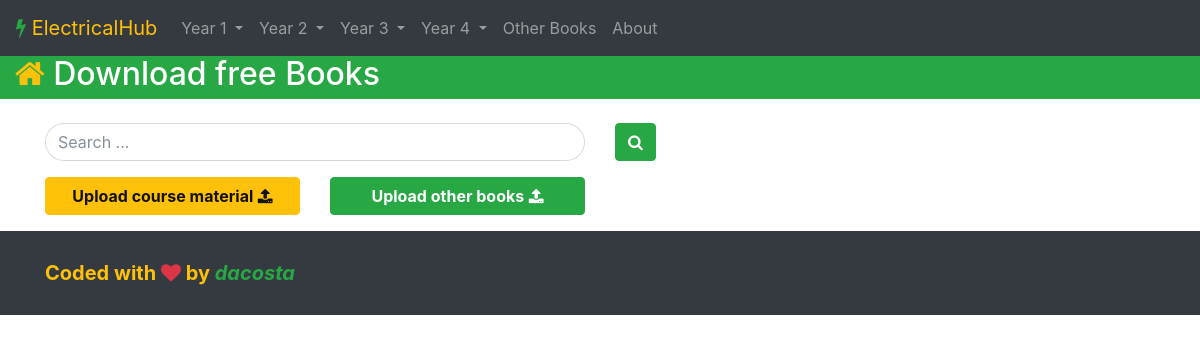
Before: / with the older database file.
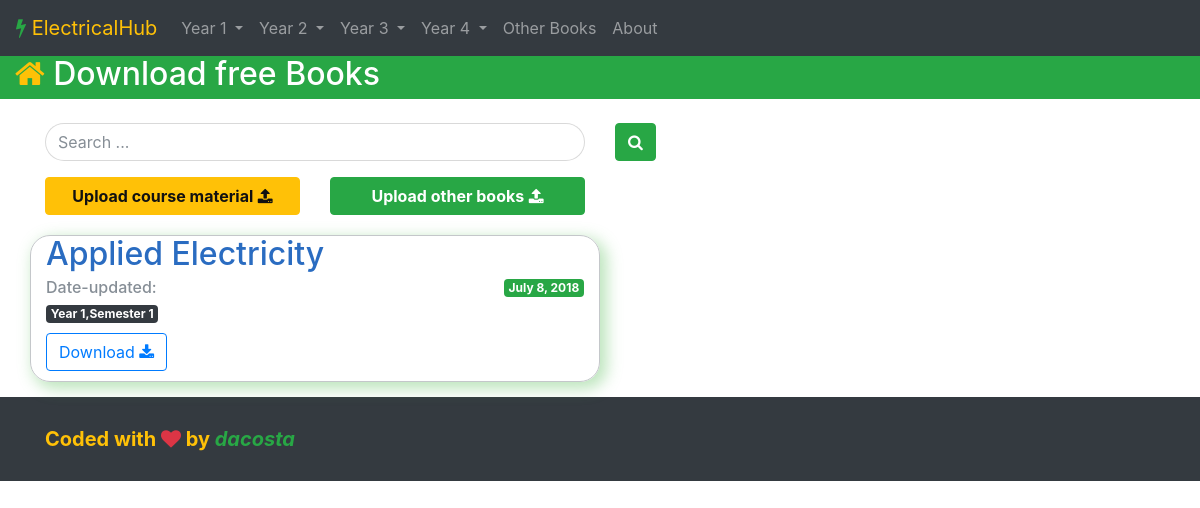
After: the same page with the newer database file.
### book/models.py (models this page shows, shortened)
class Book(models.Model):
	semester = models.ForeignKey(Semester,on_delete=models.CASCADE,related_name='books')
	name = models.CharField(max_length=50)
	date_uploaded = models.DateField(auto_now_add=True)
	file = models.FileField(upload_to='uploads/%Y/%m/%d/',null=True,blank=True)
	class Meta:
		ordering = ('-date_uploaded',)

class Semester(models.Model):
	year = models.ForeignKey(Year,on_delete=models.CASCADE,related_name='sems')
	name = models.CharField(max_length=50)
	cumm_name = models.CharField(max_length=50,null=True,blank=True)

class Year(models.Model):
	name =models.CharField(max_length=100)

### book/views.py (the view)
# urls.py: url(r"^$",views.home,name="home"),
def home(request):
	books = Book.objects.all()
	return render(request,"book/index.html",{"books":books})

### book/context_processors.py (called while the page is built)
def sems(request):
	year1_sems = Year.objects.get(name=1).sems.all()
	year2_sems = Year.objects.get(name=2).sems.all()
	year3_sems = Year.objects.get(name=3).sems.all()
	year4_sems = Year.objects.get(name=4).sems.all()
	return {"year1_sems":year1_sems,
			"year2_sems":year2_sems,
			 "year3_sems":year3_sems,
			 "year4_sems":year4_sems}

### book/templates/book/index.html (shortened to what this page needs)
{% load staticfiles %}
<!DOCTYPE html>
<html lang="en">
<head>
    <link rel="stylesheet" href="{% static "book/css/font-awesome.min.css" %}">
    <link rel="stylesheet" href="{% static "book/css/bootstrap.css" %}">
    <link rel="stylesheet" href="{% static "book/css/style.css" %}">
</head>
<body>
<nav class="navbar navbar-expand-md bg-dark navbar-dark">
  <a class="navbar-brand text-warning" href="{% url "book:home" %}">
      <span class="fa fa-flash text-success"></span>
      ElectricalHub
    </a>
  <div class="collapse navbar-collapse" id="collapsibleNavbar">
    <ul class="navbar-nav">
        <li class="nav-item dropdown">
      <a class="nav-link dropdown-toggle" href="#" id="navbardrop" data-toggle="dropdown">
        Year 1
      </a>
    </li>
            <li class="nav-item dropdown">
      <a class="nav-link dropdown-toggle" href="#" id="navbardrop" data-toggle="dropdown">
        Year 2
      </a>
    </li>
            <li class="nav-item dropdown">
      <a class="nav-link dropdown-toggle" href="#" id="navbardrop" data-toggle="dropdown">
        Year 3
      </a>
    </li>
          <li class="nav-item dropdown">
      <a class="nav-link dropdown-toggle" href="#" id="navbardrop" data-toggle="dropdown">
        Year 4
      </a>
    </li>
        <li class="nav-item">
        <a class="nav-link" href="{% url "book:others" %}">Other Books</a>
      </li>
      <li class="nav-item">
        <a class="nav-link" href="{% url "book:about" %}">About</a>
      </li>
    </ul>
  </div>
</nav>
<header class="bg-success text-white">
	<div class="container-fluid">
		<div class="row">
			<div class="col-md-6"><h2><i class="fa fa-home text-warning"></i> Download free Books</h2></div>
		</div>
	</div>
</header>
<br>
<div class="container">
  <div class="row">
    <div class="col">
      <form action="{% url "book:search" %}" method="get">
        <div class="row">
          <div class="col">
              <div class="form-group">
                <input  class="form-control text-success" id="search_text" placeholder="Search ..." type="text" name="q" value="{{request.GET.q}}">
              </div>
          </div>
          <div class="col" style="margin-left: 0px !important;">
      <button type="submit" class="btn btn-success"><span class="fa fa-search"></span></button>
          </div>
        </div>
      </form>
    </div>
  </div>
</div>
<div class="container">
  <div class="row">
    <div class="col-md-3">
      <a href="#" class="btn btn-warning btn-block" data-toggle="modal" data-target="#myModal"><b>Upload course material</b> <span class="fa fa-upload"></span> </a>
    </div>
        <div class="col-md-3">
      <a href="#" class="btn btn-success btn-block" data-toggle="modal" data-target="#myyModal"><b>Upload other books</b> <span class="fa fa-upload"></span> </a>
    </div>
  </div>
</div>
<div class="container-fluid">
	<div class="container">
		<div class="row">
			<div class="col-md-6">
				<div class="row">
        {% for i in books %}
          <div class="col-md-12 moo">
            <div class="row">
              <div class="col-md-12">
                <h2 class="book-heading">{{i.name}}</h2>
              </div>
              <div class="col-md-12">
                <div class="row">
                <div class="col-md-12">
                  <h6 class="pull-left text-secondary">Date-updated:</h6>
                  <span class="badge badge-success pull-right">{{i.date_uploaded}}</span>
                </div>
                <div class="col-md-12">
                  <a href="{% url "book:semester_detail" i.semester.year.id i.semester.id %}"><span class="badge badge-dark pull-left">Year {{i.semester.year.name}},{{i.semester.name}}</span></a>
                </div>
                </div>
              </div>
              <div class="col-md-5">
            <a href="{{i.file.url}}" class="btn btn-outline-primary download-button">Download <span class="fa fa-download"></span></a>
              </div>
            </div>
          </div>
        {% endfor %}
				</div>
			</div>
			</div>
		</div>
	</div>
  <footer id="main-footer" class="bg-dark text-light" style="padding:15px;margin-top:15px;">
       <div class="container">
           <div class="row">
               <div class="col">
                   <p class="text-center"><h5 class=" text-warning"><b>Coded with <span class="fa fa-heart text-danger"></span> by <em class="text-success">dacosta</em></b></h5></p>
               </div>
           </div>
       </div>
   </footer>
</body>
</html>

### book/templates/book/index.html (style rules this page uses)
.moo { border: 0.5px solid #c4c7ca; border-radius: 20px; margin-top: 20px; -webkit-box-shadow:rgba(90,190,89,0.4)5px 5px 15px 2px; }
.download-button { margin-bottom: 10px; margin-top: 10px; }
.book-heading { color: #2a6cc1; }
#search_text { border-radius: 20px; }
input::placeholder { color:red; opacity: 1; }

Changed rows visible on the page:
added Book: name "Applied Electricity", date_uploaded "July 8, 2018", semester.year.name "1", semester.name "Semester 1"
